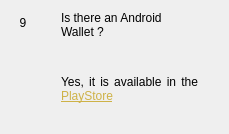
                  <widget class="QWidget" name="widgetFaq9" native="true">
                   <layout class="QHBoxLayout" name="horizontalpage_9" stretch="0,1">
                    <item alignment="Qt::AlignTop">
                     <widget class="QLabel" name="labelNumber9">
                      <property name="minimumSize">
                       <size>
                        <width>24</width>
                        <height>24</height>
                       </size>
                      </property>
                      <property name="maximumSize">
                       <size>
                        <width>16777215</width>
                        <height>24</height>
                       </size>
                      </property>
                      <property name="text">
                       <string>9</string>
                      </property>
                      <property name="alignment">
                       <set>Qt::AlignCenter</set>
                      </property>
                     </widget>
                    </item>
                    <item>
                     <layout class="QVBoxLayout" name="verticalLayoutpage_9">
                      <property name="leftMargin">
                       <number>20</number>
                      </property>
                      <property name="rightMargin">
                       <number>20</number>
                      </property>
                      <item>
                       <widget class="QLabel" name="labelSubtitle9">
                        <property name="text">
                         <string>Is there an Android Wallet ?</string>
                        </property>
                        <property name="wordWrap">
                         <bool>true</bool>
                        </property>
                       </widget>
                      </item>
                      <item>
                       <spacer name="verticalSpacer_90">
                        <property name="orientation">
                         <enum>Qt::Vertical</enum>
                        </property>
                        <property name="sizeType">
                         <enum>QSizePolicy::Fixed</enum>
                        </property>
                        <property name="sizeHint" stdset="0">
                         <size>
                          <width>20</width>
                          <height>30</height>
                         </size>
                        </property>
                       </spacer>
                      </item>
                      <item>
                       <widget class="QLabel" name="labelContent9">
                        <property name="text">
                         <string>&lt;html&gt;&lt;head/&gt;&lt;body&gt;&lt;p align=&quot;justify&quot;&gt;Yes, it is available in the &lt;a style='color: #CEB247' href=&quot;https://play.google.com/store/apps/details?id=moonet.tech.akshaynexus&amp;amp;hl=gsw&quot;&gt;&lt;text-decoration: underline; color:#0000ff;&quot;&gt;PlayStore&lt;/span&gt;&lt;/a&gt;&lt;/p&gt;&lt;/body&gt;&lt;/html&gt;</string>
                        </property>
                        <property name="alignment">
                         <set>Qt::AlignLeading|Qt::AlignLeft|Qt::AlignTop</set>
                        </property>
                        <property name="wordWrap">
                         <bool>true</bool>
                        </property>
                       </widget>
                      </item>
                      <item>
                       <spacer name="verticalSpacer_91">
                        <property name="orientation">
                         <enum>Qt::Vertical</enum>
                        </property>
                        <property name="sizeHint" stdset="0">
                         <size>
                          <width>20</width>
                          <height>20</height>
                         </size>
                        </property>
                       </spacer>
                      </item>
                     </layout>
                    </item>
                   </layout>
                  </widget>
